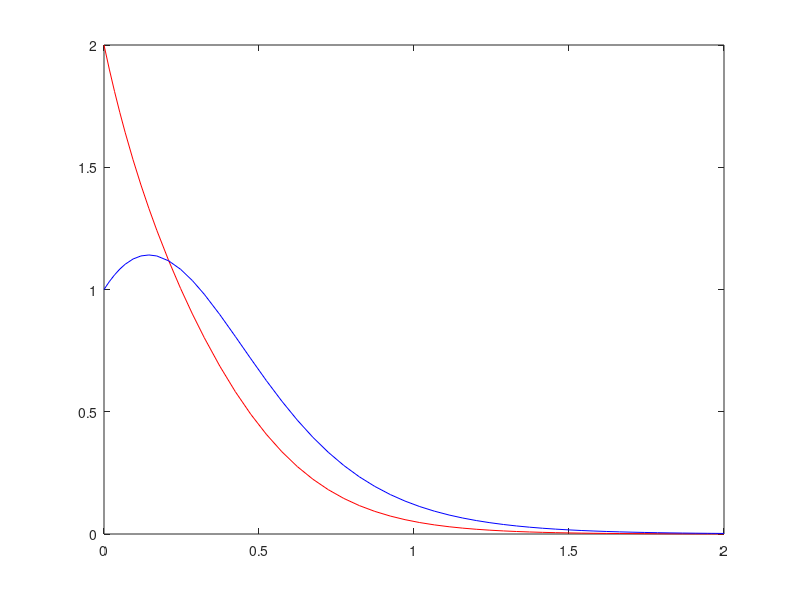

Here is the MATLAB script that generated this plot:
function solsistemaED
[t,y]=ode45(@sistema,[0 2],[2 1]);
plot(t,y(:,1),'r',t,y(:,2),'b');
    function dy=sistema(t,y)
        dy=zeros(2,1);
        dy(1)=-5*y(1)+2*y(1)*y(2); 
        dy(2)=-4*y(2)+3*y(1)*y(2);
    end
end
